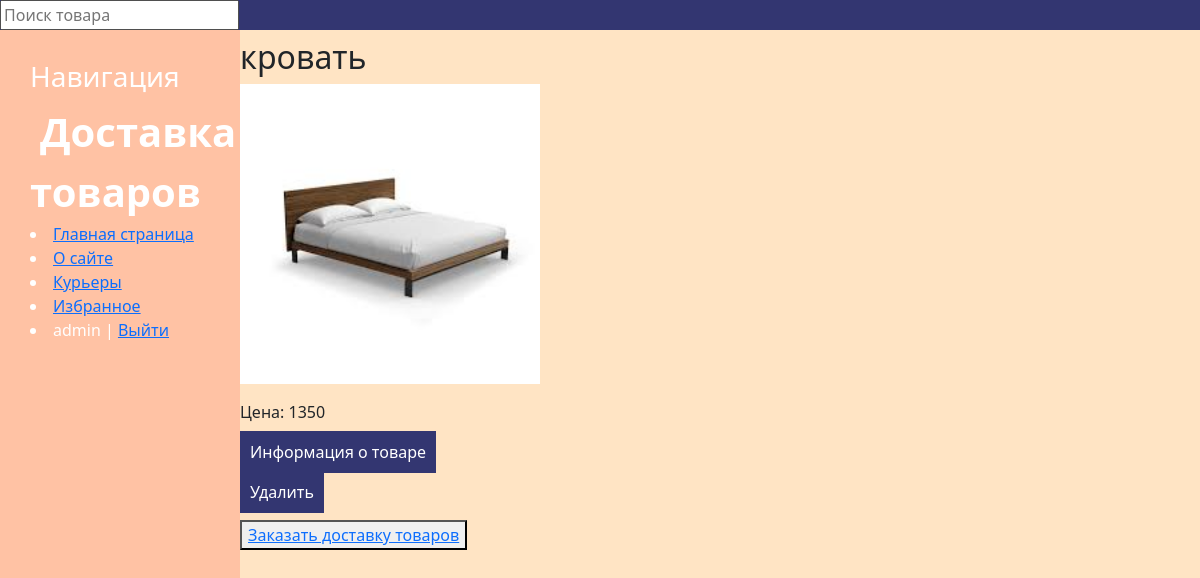
/favourites (signed in), run on the app's committed database.
### delivery/models.py (models this page shows, shortened)
class Product(models.Model):
    name = models.CharField(max_length=40, verbose_name='товар')
    description = models.TextField(verbose_name='описание')
    image = models.ImageField(upload_to="photos/%Y/%m/%d/", null=True, verbose_name='фото')
    price = models.IntegerField(verbose_name='цена')
    order = models.ManyToManyField(Order, through="OrdersProducts")
    favourites = models.ManyToManyField(User, related_name='favourites', default=None, blank=True)
    def get_absolute_url(self):
        return reverse('product', kwargs={'product_id': self.pk})

### delivery/views.py (the view)
# urls.py: path('favourites', favourite_list, name='favourite_list'),
@login_required
def favourite_list(request):
    new = Product.objects.filter(favourites=request.user)
    return render(request, 'favourites.html', {"new": new})

### delivery/templatetags/store_tags.py (called while the page is built)
@register.simple_tag()
def get_menu():
    menu = [{'title': "Главная страница", 'url_name': 'home'},
            {'title': "О сайте", 'url_name': 'about'},
            {'title': "Курьеры", 'url_name': 'courier'},
            ]
    return menu

### delivery/templates/favourites.html (shortened to what this page needs)
{% extends 'base.html' %}
{% block content %}
    <ul>
        {% for p in new %}
        <h2>{{ p.name }}</h2>
        <p><img class="img-article" src="{{p.image.url}}" style="width: 300px"></p>
        <p>Цена: {{ p.price }}</p>
        <p class="link-read-post"><a href="{{ p.get_absolute_url }}">Информация о товаре</a></p>
        <p class="link-read-post"><a href="{% url 'favourite_add' p.id %}" class="">Удалить</a></p>
        {% endfor %}
        <button ><a href="{% url 'create_delivery' %}" class="">Заказать доставку товаров</a></button>
    </ul>
{% endblock %}

### delivery/templates/base.html (shortened to what this page needs)
{% load store_tags %}
{% load static %}
<!DOCTYPE html>
<html lang="en">
<head>
    <link rel="stylesheet" href="https://cdn.jsdelivr.net/npm/bootstrap@5.1.3/dist/css/bootstrap.min.css">
    <link rel="stylesheet" href="https://use.fontawesome.com/releases/v5.8.2/css/all.css">
    <link rel="stylesheet" href="{% static 'delivery/css/style.css' %}">
</head>
<body>
<div class="topnav">
    <form action="{% url 'search' %}" method="get" >
    <input type="search" placeholder="Поиск товара" name="search" required="">
    </form>
</div>
<aside>
    <h3>Навигация</h3>
    {% block mainmenu %}
    <span class="logo"> Доставка товаров</span>
    {% get_menu as menu %}
    {% for m in menu %}
        <li><a href="{% url m.url_name%}">{{ m.title }}</a></li>
        {% endfor %}
        {% if request.user.is_authenticated %}
        <li><a href="{% url 'favourite_list'%}">Избранное</a></li>
        <li class="last"> {{user.username}} | <a href="{% url 'logout' %}">Выйти</a></li>
        {% else %}
        <li class="last"><a href="{% url 'register' %}">Регистрация</a> | <a href="{% url 'login' %}">Войти</a></li>
        {% endif %}
    {% endblock mainmenu %}
</aside>
{% block content %}
{% endblock content %}
</body>
</html>

### delivery/static/delivery/css/style.css (style rules this page uses)
body { background: bisque; }
aside { background: #ff4e3939; float: left; width: 20%; padding: 2.5%; height: 100vh; color: #fff; }
.topnav { overflow: hidden; background-color: #333671; }
aside .logo { font-size: 40px; margin-left: 10px; font-weight: bold; }
p.link-read-post { text-align: left; }
p.link-read-post a { padding: 10px; min-width: 100px; background: #333671; color: #fff; text-decoration: none; }

### data on the page
Product: name "кровать", image (picture), price "1350"

### other printed values
{{ m.title }} "Главная страница" "О сайте" "Курьеры"
{{ user.username }} "admin"
